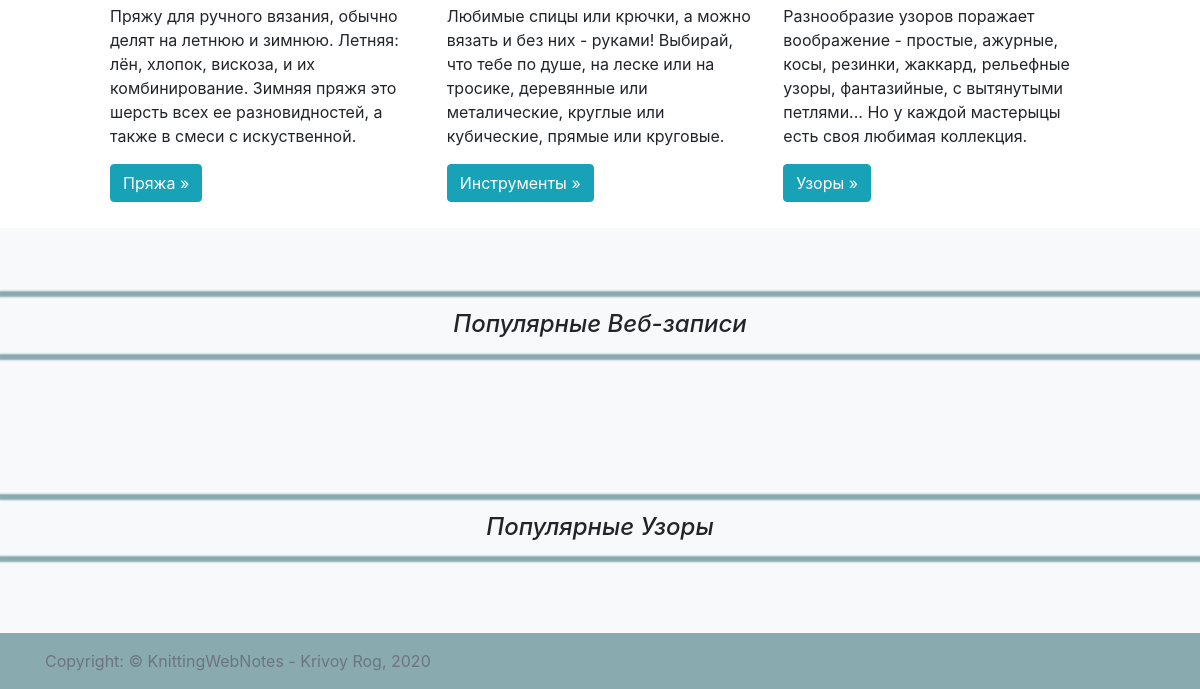
/ (lower part), run on an earlier commit of the app's database.
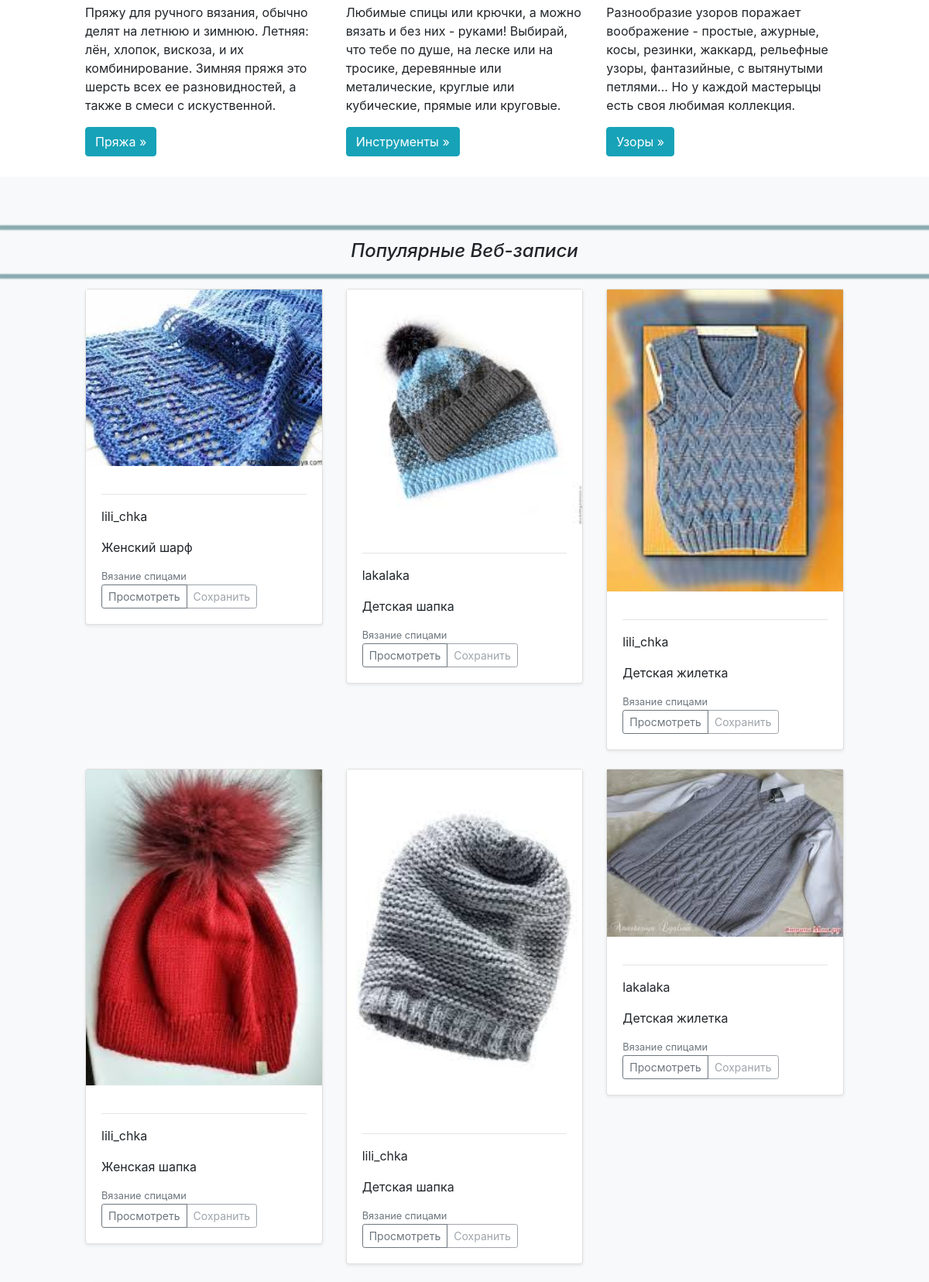
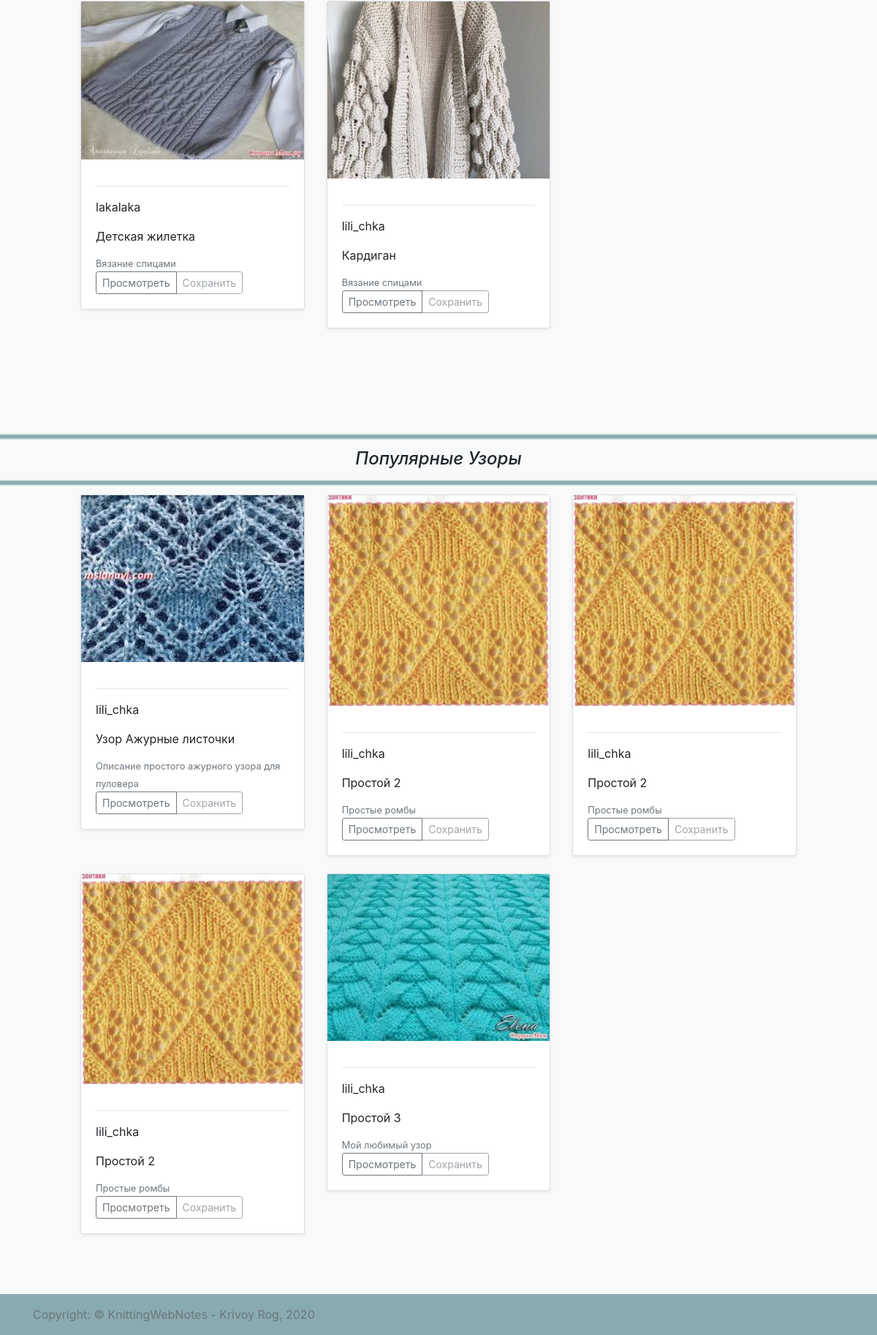
And on a later commit of the database (2 pictures, top to bottom).
### webnotes/models.py (models this page shows, shortened)
class Webnote(models.Model):
    project_name = models.CharField(max_length=100, null=False)
    start_date = models.DateField(null=True, blank=True)
    end_date = models.DateField(null=True, blank=True)
    create_date = models.DateTimeField(null=False, auto_now_add=True)
    for_who = models.CharField(max_length=100, null=False)
    craft = models.ForeignKey(Craft, verbose_name='Вид рукоделия', on_delete=models.CASCADE, default=0)
    image = models.FileField(null=True, upload_to='upload/webnotes', blank=True)
    note = models.TextField(max_length=512, null=True, blank=True)
    access = models.ForeignKey(Access, verbose_name='Доступ другим пользователям', on_delete=models.CASCADE, default=0)
    user = models.ForeignKey(User, on_delete=models.CASCADE)
    status = models.ForeignKey(Status, verbose_name='Статус', on_delete=models.CASCADE, default=0)
    tool = models.ManyToManyField(Tool, verbose_name='Инструменты')
    pattern = models.ManyToManyField(Pattern, verbose_name='Узор')
    yarn = models.ManyToManyField(Yarn, verbose_name='Пряжа')

class Craft(models.Model):
    name = models.CharField(max_length=50, unique=True, null=False)
    def __str__(self):
        return self.name

class Pattern(models.Model):
    name = models.CharField(max_length=100, unique=True, null=False)
    image = models.FileField(null=True, upload_to='upload/patterns/image', blank=True)
    scheme = models.FileField(null=True, upload_to='upload/patterns/scheme', blank=True)
    description = models.TextField(max_length=1024)
    source = models.URLField(null=True, blank=True)
    user = models.ForeignKey(User, on_delete=models.CASCADE)

### home/views.py (the view)
# urls.py: path('', index),
def index(request):
    data = dict()
    data['title'] = 'Главная'
    data['public_webnotes'] = Webnote.objects.filter(access=2)       # [:10]
    data['public_patterns'] = Pattern.objects.filter(webnote__access=2)
    return render(request, 'home/index.html', context=data)

### templates/home/index.html (shortened to what this page needs)
{% extends 'layout/base.html' %}
{% block content %}
    {% load static %}
    <div class="container">
        <div class="row">
            <div class="col-md-4">
                <p>Пряжу для ручного вязания, обычно делят на летнюю и зимнюю. Летняя: лён, хлопок, вискоза, и их комбинирование. Зимняя пряжя это шерсть всех ее разновидностей, а также в смеси с искуственной.
                <p><a class="btn btn-info" href="/accounts/sign_in" role="button">Пряжа &raquo;</a></p>
            </div>
            <div class="col-md-4">
                <p>Любимые спицы или крючки, а можно вязать и без них - руками! Выбирай, что тебе по душе, на леске или на тросике, деревянные или металические, круглые или кубические, прямые или круговые.</p>
                <p><a class="btn btn-info" href="/accounts/sign_in" role="button">Инструменты &raquo;</a></p>
              </div>
            <div class="col-md-4">
                <p>Разнообразие узоров поражает воображение - простые, ажурные, косы, резинки, жаккард, рельефные узоры, фантазийные, с вытянутыми петлями... Но у каждой мастерыцы есть своя любимая коллекция.</p>
                <p><a class="btn btn-info" href="/accounts/sign_in" role="button">Узоры &raquo;</a></p>
              </div>
        </div>
    </div>
    <div class="album py-5 bg-light">
        <hr class="line-divider">
        <h4 class="text-center" style="font-style: italic;">Популярные Веб-записи</h4>
        <hr class="line-divider">
        <div class="container">
            <div class="row">
                {% for webnote in public_webnotes %}
                <div class="col-md-4">
                    <div class="card mb-4 shadow-sm">
                      <img src="/media/{{ webnote.image }}" class="img-fluid" alt="Фото изделия">
                      <div class="card-body">
                          <hr>
                          <p class="card-text">{{ webnote.user }}</p>
                          <p class="card-title">{{ webnote.project_name }}</p>
                          <small class="text-muted">{{ webnote.craft }}</small>
                      <div class="d-flex justify-content-between align-items-center">
                        <div class="btn-group">
                            <a class="btn btn-sm btn-outline-secondary" href="/webnotes/details/{{ webnote.id }}" role="button">Просмотреть</a>
                           <a class="btn btn-sm btn-outline-secondary disabled" href="#" role="button">Сохранить</a>
                        </div>
                      </div>
                    </div>
                  </div>
                </div>
                {% endfor %}
</div>
        </div>
    </div>
    <div class="album py-5 bg-light">
        <hr class="line-divider">
        <h4 class="text-center" style="font-style: italic;">Популярные Узоры</h4>
        <hr class="line-divider">
        <div class="container">
            <div class="row">
                {% for pattern in public_patterns %}
                <div class="col-md-4">
                  <div class="card mb-4 shadow-sm">
                      <img src="/media/{{ pattern.image }}" class="img-fluid" alt="Фото изделия">
                      <div class="card-body">
                          <hr>
                          <p class="card-text">{{ pattern.user }}</p>
                          <p class="card-title">{{ pattern.name }}</p>
                          <small class="text-muted">{{ pattern.description }}</small>
                      <div class="d-flex justify-content-between align-items-center">
                          <div class="btn-group">
                              <a class="btn btn-sm btn-outline-secondary" href="/patterns/details/{{ pattern.id }}" role="button">Просмотреть</a>
                              <a class="btn btn-sm btn-outline-secondary disabled" href="#" role="button">Сохранить</a>
                          </div>
                      </div>
                    </div>
                  </div>
                </div>
                {% endfor %}
</div>
        </div>
    </div>
{% endblock content %}

What changed in the data, as far as the page shows it:
added Webnote: image (picture), user "lili_chka", project_name "Женский шарф", craft "Вязание спицами"
added Webnote: image (picture), user "lakalaka", project_name "Детская шапка", craft "Вязание спицами"
added Webnote: image (picture), user "lili_chka", project_name "Детская жилетка", craft "Вязание спицами"
added Webnote: image (picture), user "lili_chka", project_name "Женская шапка", craft "Вязание спицами"
added Webnote: image (picture), user "lili_chka", project_name "Детская шапка", craft "Вязание спицами"
added Webnote: image (picture), user "lakalaka", project_name "Детская жилетка", craft "Вязание спицами"
added Webnote: image (picture), user "lakalaka", project_name "Детская жилетка", craft "Вязание спицами"
added Webnote: image (picture), user "lili_chka", project_name "Кардиган", craft "Вязание спицами"
added Pattern: image (picture), user "lili_chka", name "Узор Ажурные листочки", description "Описание простого ажурного узора для пуловера"
added Pattern: image (picture), user "lili_chka", name "Простой 2", description "Простые ромбы"
added Pattern: image (picture), user "lili_chka", name "Простой 3", description "Мой любимый узор"
